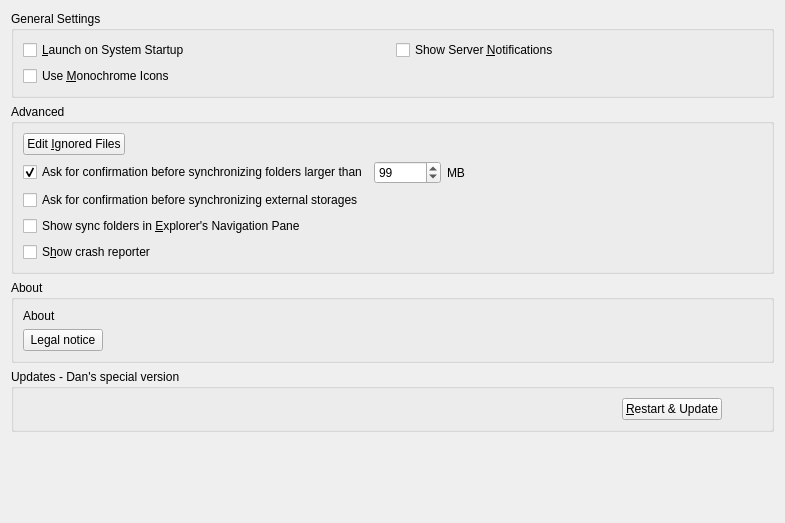
<?xml version="1.0" encoding="UTF-8"?>
<ui version="4.0">
 <class>OCC::GeneralSettings</class>
 <widget class="QWidget" name="OCC::GeneralSettings">
  <property name="geometry">
   <rect>
    <x>0</x>
    <y>0</y>
    <width>785</width>
    <height>523</height>
   </rect>
  </property>
  <property name="windowTitle">
   <string notr="true">Form</string>
  </property>
  <layout class="QGridLayout" name="gridLayout_3">
   <item row="2" column="0">
    <widget class="QGroupBox" name="aboutGroupBox">
     <property name="title">
      <string>About</string>
     </property>
     <layout class="QVBoxLayout" name="verticalLayout_3">
      <item>
       <widget class="QLabel" name="aboutLabel">
        <property name="sizePolicy">
         <sizepolicy hsizetype="Preferred" vsizetype="Minimum">
          <horstretch>0</horstretch>
          <verstretch>0</verstretch>
         </sizepolicy>
        </property>
        <property name="text">
         <string>About</string>
        </property>
       </widget>
      </item>
      <item>
       <layout class="QHBoxLayout" name="horizontalLayout_6">
        <item>
         <widget class="QPushButton" name="legalNoticeButton">
          <property name="text">
           <string>Legal notice</string>
          </property>
         </widget>
        </item>
        <item>
         <spacer name="horizontalSpacer_2">
          <property name="orientation">
           <enum>Qt::Horizontal</enum>
          </property>
          <property name="sizeHint" stdset="0">
           <size>
            <width>40</width>
            <height>20</height>
           </size>
          </property>
         </spacer>
        </item>
       </layout>
      </item>
     </layout>
    </widget>
   </item>
   <item row="0" column="0">
    <widget class="QGroupBox" name="generalGroupBox">
     <property name="title">
      <string>General Settings</string>
     </property>
     <layout class="QGridLayout" name="gridLayout_2">
      <item row="1" column="0">
       <widget class="QCheckBox" name="monoIconsCheckBox">
        <property name="toolTip">
         <string>For System Tray</string>
        </property>
        <property name="text">
         <string>Use &amp;Monochrome Icons</string>
        </property>
       </widget>
      </item>
      <item row="0" column="0">
       <widget class="QCheckBox" name="autostartCheckBox">
        <property name="text">
         <string>&amp;Launch on System Startup</string>
        </property>
       </widget>
      </item>
      <item row="0" column="1">
       <widget class="QCheckBox" name="serverNotificationsCheckBox">
        <property name="text">
         <string>Show Server &amp;Notifications</string>
        </property>
       </widget>
      </item>
     </layout>
    </widget>
   </item>
   <item row="3" column="0">
    <widget class="QGroupBox" name="updatesGroupBox">
     <property name="title">
      <string>Updates - Dan's special version</string>
     </property>
     <layout class="QHBoxLayout" name="horizontalLayout">
      <item>
       <widget class="QLabel" name="updateStateLabel">
        <property name="text">
         <string/>
        </property>
        <property name="wordWrap">
         <bool>true</bool>
        </property>
        <property name="openExternalLinks">
         <bool>true</bool>
        </property>
       </widget>
      </item>
      <item>
       <widget class="QPushButton" name="restartButton">
        <property name="sizePolicy">
         <sizepolicy hsizetype="Maximum" vsizetype="Fixed">
          <horstretch>0</horstretch>
          <verstretch>0</verstretch>
         </sizepolicy>
        </property>
        <property name="text">
         <string>&amp;Restart &amp;&amp; Update</string>
        </property>
       </widget>
      </item>
      <item>
       <spacer name="horizontalSpacer">
        <property name="orientation">
         <enum>Qt::Horizontal</enum>
        </property>
        <property name="sizeType">
         <enum>QSizePolicy::Preferred</enum>
        </property>
        <property name="sizeHint" stdset="0">
         <size>
          <width>40</width>
          <height>20</height>
         </size>
        </property>
       </spacer>
      </item>
     </layout>
    </widget>
   </item>
   <item row="4" column="0">
    <spacer name="verticalSpacer">
     <property name="orientation">
      <enum>Qt::Vertical</enum>
     </property>
     <property name="sizeHint" stdset="0">
      <size>
       <width>20</width>
       <height>0</height>
      </size>
     </property>
    </spacer>
   </item>
   <item row="1" column="0">
    <widget class="QGroupBox" name="groupBox">
     <property name="title">
      <string>Advanced</string>
     </property>
     <layout class="QVBoxLayout" name="verticalLayout">
      <item>
       <layout class="QHBoxLayout" name="horizontalLayout_4">
        <item>
         <widget class="QPushButton" name="ignoredFilesButton">
          <property name="text">
           <string>Edit &amp;Ignored Files</string>
          </property>
         </widget>
        </item>
        <item>
         <spacer name="horizontalSpacer_4">
          <property name="orientation">
           <enum>Qt::Horizontal</enum>
          </property>
          <property name="sizeHint" stdset="0">
           <size>
            <width>555</width>
            <height>20</height>
           </size>
          </property>
         </spacer>
        </item>
       </layout>
      </item>
      <item>
       <layout class="QHBoxLayout" name="horizontalLayout_3">
        <item>
         <widget class="QCheckBox" name="newFolderLimitCheckBox">
          <property name="text">
           <string>Ask for confirmation before synchronizing folders larger than</string>
          </property>
          <property name="checked">
           <bool>true</bool>
          </property>
         </widget>
        </item>
        <item>
         <widget class="QSpinBox" name="newFolderLimitSpinBox">
          <property name="maximum">
           <number>999999</number>
          </property>
          <property name="value">
           <number>99</number>
          </property>
         </widget>
        </item>
        <item>
         <widget class="QLabel" name="label">
          <property name="text">
           <string extracomment="Trailing part of &quot;Ask confirmation before syncing folder larger than&quot; ">MB</string>
          </property>
         </widget>
        </item>
        <item>
         <spacer name="horizontalSpacer_3">
          <property name="orientation">
           <enum>Qt::Horizontal</enum>
          </property>
          <property name="sizeHint" stdset="0">
           <size>
            <width>40</width>
            <height>20</height>
           </size>
          </property>
         </spacer>
        </item>
       </layout>
      </item>
      <item>
       <layout class="QHBoxLayout" name="horizontalLayout_8">
        <item>
         <widget class="QCheckBox" name="newExternalStorage">
          <property name="text">
           <string>Ask for confirmation before synchronizing external storages</string>
          </property>
         </widget>
        </item>
       </layout>
      </item>
      <item>
       <layout class="QHBoxLayout" name="horizontalLayout_10">
        <item>
         <widget class="QCheckBox" name="showInExplorerNavigationPaneCheckBox">
          <property name="text">
           <string>Show sync folders in &amp;Explorer's Navigation Pane</string>
          </property>
         </widget>
        </item>
       </layout>
      </item>
      <item>
       <layout class="QHBoxLayout" name="horizontalLayout_9">
        <item>
         <widget class="QCheckBox" name="crashreporterCheckBox">
          <property name="sizePolicy">
           <sizepolicy hsizetype="MinimumExpanding" vsizetype="Fixed">
            <horstretch>0</horstretch>
            <verstretch>0</verstretch>
           </sizepolicy>
          </property>
          <property name="text">
           <string>S&amp;how crash reporter</string>
          </property>
         </widget>
        </item>
       </layout>
      </item>
     </layout>
    </widget>
   </item>
  </layout>
 </widget>
 <tabstops>
  <tabstop>autostartCheckBox</tabstop>
  <tabstop>serverNotificationsCheckBox</tabstop>
  <tabstop>monoIconsCheckBox</tabstop>
  <tabstop>ignoredFilesButton</tabstop>
  <tabstop>newFolderLimitCheckBox</tabstop>
  <tabstop>newFolderLimitSpinBox</tabstop>
  <tabstop>crashreporterCheckBox</tabstop>
  <tabstop>restartButton</tabstop>
 </tabstops>
 <resources/>
 <connections>
  <connection>
   <sender>newFolderLimitCheckBox</sender>
   <signal>toggled(bool)</signal>
   <receiver>newFolderLimitSpinBox</receiver>
   <slot>setEnabled(bool)</slot>
   <hints>
    <hint type="sourcelabel">
     <x>247</x>
     <y>188</y>
    </hint>
    <hint type="destinationlabel">
     <x>497</x>
     <y>190</y>
    </hint>
   </hints>
  </connection>
 </connections>
</ui>
